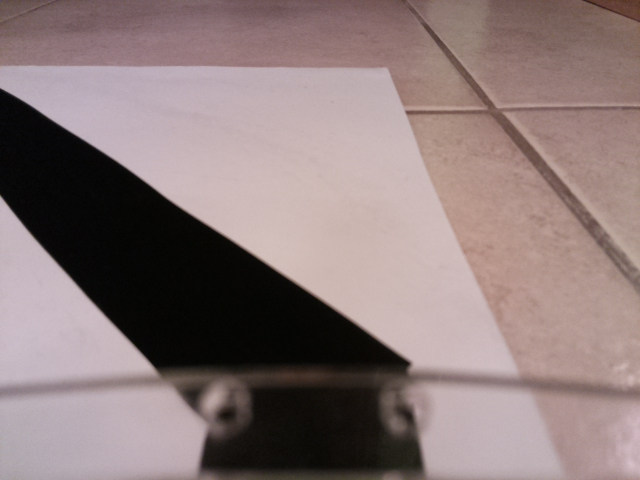
#> input picture testFiles/test_Pictures/Lturn_image.jpg, 640 x 480 px
$ python Transform_Camera_Img.py
#> lines starting #> are read from the running program, lines starting #| are printed output that depends on the picture; after the words box and inside, x2 and y2 are one past the last pixel; in counts of white or black regions, pixels touching at a corner belong together
import cv2

LEFT_TURN = 'test_Pictures/Lturn_image.jpg'
RIGHT_TURN = 'test_Pictures/Rturn_image.jpg'
STRAIGHT = 'test_Pictures/straight_line_image.jpg'
STOP = 'test_Pictures/stop_line_image.jpg'

file_name = LEFT_TURN

# Capture a frame from the camera
frame = cv2.imread(file_name)
#> frame is the input picture: shape (480, 640, 3); mean B, G, R 121.2, 122.1, 139.5

# Display the original image
cv2.imshow('Original Image', frame)

height, width = frame.shape[:2]
#> height = 480; width = 640
roi_start = height // 4
#> roi_start = 120
roi_end = 3 * height // 4
#> roi_end = 360
frame = frame[roi_start:roi_end, :]
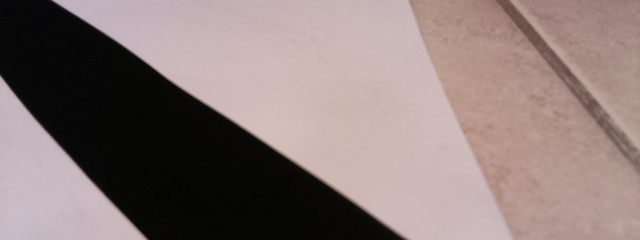
#> frame: shape (240, 640, 3); mean B, G, R 119.5, 121.9, 138

# Display the original image with Roi
cv2.imshow('Original Image Resized', frame)

# Convert to grayscale, gaussian blur, and threshold
gray = cv2.cvtColor(frame, cv2.COLOR_BGR2GRAY)
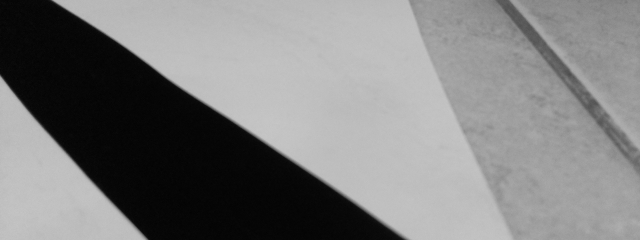
#> gray: shape (240, 640); min 2, max 199, mean 126.5
blur = cv2.GaussianBlur(gray, (5, 5), 0)
ret, thresh1 = cv2.threshold(blur, 100, 255, cv2.THRESH_BINARY_INV)
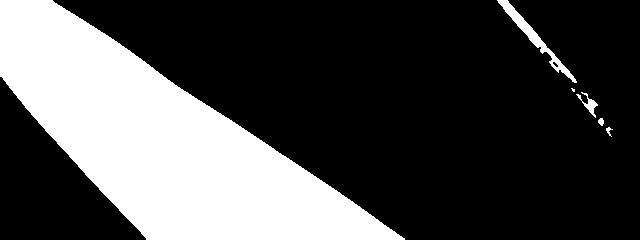
#> thresh1: shape (240, 640); 29.1% white; 6 white regions (1 under 20 px), largest, box (x1, y1, x2, y2) and area: (0, 0, 405, 240) 43675, (497, 0, 577, 83) 850, (576, 92, 598, 118) 162, (598, 118, 604, 126) 35, (606, 127, 613, 137) 30

# Erode to eliminate noise, Dilate to restore eroded parts of image
mask = cv2.erode(thresh1, None, iterations=2)
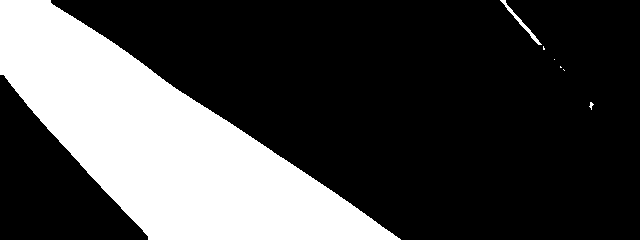
#> mask: shape (240, 640); 27.4% white; 7 white regions (5 under 20 px), largest, box (x1, y1, x2, y2) and area: (0, 0, 401, 240) 41869, (500, 0, 542, 45) 201
mask = cv2.dilate(mask, None, iterations=2)
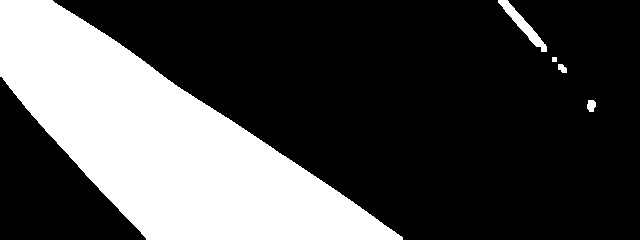
#> mask: shape (240, 640); 28.9% white; 5 white regions

# Display the processed image
cv2.imshow('Processed Image', mask)

# Find all contours in frame
contours, hierarchy = cv2.findContours(mask.copy(), 1, cv2.CHAIN_APPROX_NONE)
#> contours = 5 contours, 1 with area under 20; largest, box (x1, y1, x2, y2) and area: (0, 0, 403, 240) 43220, (498, 0, 547, 52) 520, (587, 100, 596, 112) 70, (558, 64, 567, 73) 46

# Find largest contour and display the centroid
if len(contours) > 0:
    # Find largest contour area and image moments
    c = max(contours, key=cv2.contourArea)
#> c = contour of 900 points, box (x1, y1, x2, y2) (0, 0, 403, 240), area 43220

    # display the largest contour
    cv2.drawContours(frame, [c], -1, (0, 255, 0), 2)
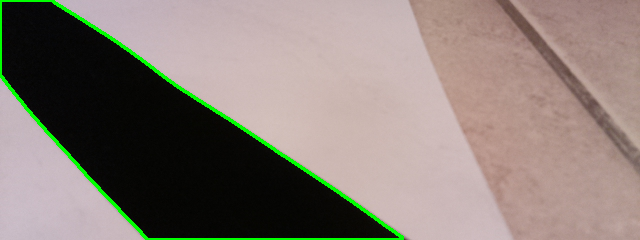
#> frame: shape (240, 640, 3); 2% of pixels changed, all inside (x1, y1, x2, y2) = (0, 0, 404, 240)

    M = cv2.moments(c)
#> M = moments, m00 43220, centre m10/m00, m01/m00 = (161.6, 140.7)

    # Find x-axis centroid using image moments
    cx = int(M['m10'] / M['m00'])
#> cx = 161
    cy = int(M['m01'] / M['m00'])
#> cy = 140
    cv2.circle(frame, (cx, cy), 5, (0, 0, 255), -1)
#> frame: shape (240, 640, 3); 0.05% of pixels changed, all inside (x1, y1, x2, y2) = (156, 135, 167, 146)

    # Display the centroid
    cv2.imshow('Centroid', frame)

cv2.waitKey(0)
cv2.destroyAllWindows()
